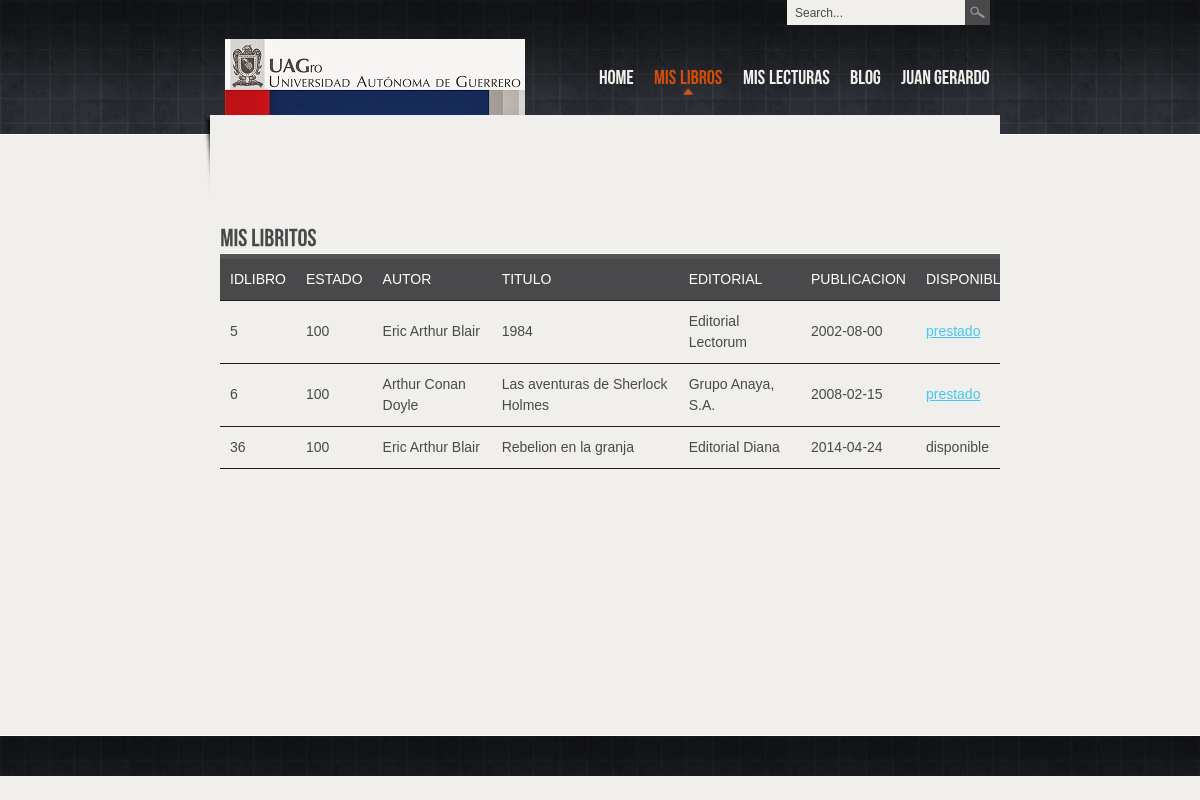
/libros.php (signed in), run on the app's committed database.
### tables this page shows
CREATE TABLE IF NOT EXISTS `libro` (
  `idlibro` int(11) NOT NULL AUTO_INCREMENT,
  `estado` int(11) DEFAULT NULL,
  `idautor` int(11) DEFAULT NULL,
  `idpropietario` int(11) DEFAULT NULL,
  `ideditorial` int(11) DEFAULT NULL,
  `publicacion` date DEFAULT NULL,
  `disponible` tinyint(1) DEFAULT NULL,
  `titulo` varchar(100) DEFAULT NULL,
  PRIMARY KEY (`idlibro`),
  KEY `idx_libro` (`idautor`),
  KEY `idx_libro_0` (`idpropietario`),
  KEY `idx_libro_1` (`ideditorial`)
);

CREATE TABLE IF NOT EXISTS `autor` (
  `nombre` varchar(100) DEFAULT NULL,
  `pais` varchar(100) DEFAULT NULL,
  `nacimiento` date DEFAULT NULL,
  `fallecimiento` date DEFAULT NULL,
  `idautor` int(11) NOT NULL,
  PRIMARY KEY (`idautor`)
);

CREATE TABLE IF NOT EXISTS `editorial` (
  `ideditorial` int(11) NOT NULL AUTO_INCREMENT,
  `nombre` varchar(100) DEFAULT NULL,
  `ubicacion` varchar(100) DEFAULT NULL,
  `telefono` varchar(20) DEFAULT NULL,
  `web` varchar(100) DEFAULT NULL,
  PRIMARY KEY (`ideditorial`)
);

### libros.php (the view, shortened to what this page needs)
<?php require_once('Connections/coneccion.php'); ?>
<?php
$query_librosUsuario = "SELECT idlibro, estado,autor.nombre as autor, editorial.nombre as editorial, publicacion, disponible, titulo
FROM libro,autor,editorial
where
idpropietario = ". $_SESSION['idusuario']."
and   libro.idautor = autor.idautor
and   libro.ideditorial = editorial.ideditorial
"
;
$librosUsuario = mysql_query($query_librosUsuario, $coneccion) or die(mysql_error());
$row_librosUsuario = mysql_fetch_assoc($librosUsuario);
$totalRows_librosUsuario = mysql_num_rows($librosUsuario);
?>
<!DOCTYPE html PUBLIC "-//W3C//DTD XHTML 1.0 Strict//EN" "http://www.w3.org/TR/xhtml1/DTD/xhtml1-strict.dtd">
<html xmlns="http://www.w3.org/1999/xhtml" xml:lang="en" lang="en">
	<head>
		<link rel="stylesheet" href="css/style.css" type="text/css" media="screen" />
		<link rel="stylesheet" href="js/prettyPhoto/css/prettyPhoto.css" type="text/css" media="screen" />
		<link rel="stylesheet" type="text/css" media="screen" href="css/superfish-custom.css" />
        <link rel="stylesheet" href="css/jquery.tabs.css" type="text/css" media="print, projection, screen" />
	</head>
	<body>
		<div id="header">
		<div class="degree">
			<div class="wrapper">
				<a href="home.php"><img src="img/logo.png" alt="Logo" id="logo" /></a>
				<div class="top-search">
					<form  method="get" id="searchform" action="">
						<div>
							<input type="text" value="Search..." name="s" id="s" onfocus="defaultInput(this)" onblur="clearInput(this)" />
							<input type="submit" id="searchsubmit" value=" " />
						</div>
					</form>
				</div>
				<div id="nav-holder">
					<ul id="nav" class="sf-menu">
						<li> <a href="home.php">HOME</a>
						</li>
						<li  class="current_page_item"><a href="libros.php">MIS LIBROS</a>
						</li>
						<li><a href="lecturas.php">MIS LECTURAS</a>
						</li>
						<li ><a href="blogs.php">BLOG</a>
						</li>
						<li><a href="about.php?idusuario=<?php echo $_SESSION['idusuario'];?>"> <?php echo $_SESSION['nombre'];?></a>
						</li>
					</ul>
				</div>
			</div>
		</div>
		</div>
		<div id="main">
		  <div class="wrapper">
				<div class="content">
					<div class="title-holder"></div>
						<div class="page-content">
<div class="one-half last"><br/>
<?php
if($totalRows_librosUsuario != 0 )
{
?>
<h4>Mis libritos</h4>
<table cellspacing="0" cellpadding="0" border="0">
<tbody>
  <tr>
    <th>idlibro</th>
    <th>estado</th>
    <th>autor</th>
    <th>titulo</th>
    <th>editorial</th>
    <th>publicacion</th>
    <th>disponible</th>
  </tr>
  <?php do { ?>
    <tr>
      <td><?php echo $row_librosUsuario['idlibro']; ?></td>
      <td><?php echo $row_librosUsuario['estado']; ?></td>
      <td><?php echo $row_librosUsuario['autor']; ?></td>
      <td><?php echo $row_librosUsuario['titulo']; ?></td>
      <td><?php echo $row_librosUsuario['editorial']; ?></td>
      <td><?php echo $row_librosUsuario['publicacion']; ?></td>
      <td><?php
	  if($row_librosUsuario['disponible'] == 1)
	  echo 'disponible';
	  else
	  echo '<a href="detalleLibro.php?idlibro='.$row_librosUsuario['idlibro'].'">prestado</a>'
	  ?></td>
    </tr>
    <?php } while ($row_librosUsuario = mysql_fetch_assoc($librosUsuario));
	?>
	</tbody>
</table>
<?php
}else{
echo '<h4>No tienes libros registrados!</h4>';
echo '<br></br>';
echo '<p><a href="agregarLibro.php" class="link-button"><span>Agregar un Nuevo Libro</span></a></p>';
}
?>
						</div>
				  </div>
			</div>
		  </div>
	</div>
		<div id="footer">
		<div class="degree">
</div>
		</div>
	</body>
</html>

### css/style.css (style rules this page uses)
body { line-height: 1; color: #49494b; background: #f0efeb; font-family: Tahoma, Arial, Helvetica, sans-serif; font-size: 14px; font-size: 14px; text-align: justify; width: auto; }
a { color: #42c8f4; }
h4 { font-size: 24px; }
h1, h2, h3, h4, h5, h6 { margin-bottom: .0em; }
#header #main, #footer, #bottom { width: 100%; }
#header { height: 134px; background: #e5e3dc url(../img/bgs/webtreats/webtreats_blue_creme_pattern_87.jpg); border-bottom: 1px solid #fff; }
#home-header .degree, #header .degree { background:url(../img/top-degree.png) repeat-x; height: 100%; width: 100%; }
.wrapper { width: 800px; margin: 0 auto; position: relative; }
#logo { position: absolute; top:39px; left: 25px; }
.top-search { position: absolute; top:0px; right: 10px; }
.one-half, .one-third, .two-third, .three-fourth, .one-fourth { float:left; margin-right:20px; position:relative; }
.one-half { width: 800; }
.last { clear:right; margin-right:0 !important; }
.content { position: relative; overflow: hidden; top: -20px; min-height: 600px; line-height: 1.5em; }
.page-content { width: 800px; margin-left: 20px; margin-right: 20px; overflow: hidden; }
table, td, th { vertical-align:middle; }
table { border-collapse:separate; border-spacing:0; border-top:1px solid white; margin-bottom:28px; width:100%; text-align: left; }
th { border-top:5px solid #555555; color: #ffffff; padding:10px; text-transform:uppercase; background-color: #49494b; }
td { padding:10px; }
td, th { border-bottom: 1px solid #1f1f1f; }
#searchform #s { color: #49494b; font-size: 12px; width: 160px; height: 21px; margin: 0px 0px 5px 0px; padding: 2px 35px 2px 8px; border: 0; background: #f0efeb; }
#searchform #searchsubmit { position: absolute; top: 0px; right: 0px; width: 25px; height: 25px; border: 0px; background: url(../img/sprites.png) no-repeat transparent 0px 0px; }
#nav-holder { width: 700px; position: absolute; top:68px; right: 10px; font-size: 20px; }
#nav { display: block; float: right; }
#nav li { display: block; float: left; padding-left: 20px; }
#nav li:first-child { padding-left: 0px; }
#nav li a { color: #f0efeb; text-decoration: none; padding-bottom: 5px; }
#nav>li>a:hover, #nav>li.current_page_item>a { color: #d24c0a; background: url(../img/sprites.png) no-repeat center -51px; }
.title-holder { display: block; overflow: hidden; position: relative; width: 1000px; height: 82px; background: url(../img/title-bg.png) no-repeat ; margin-bottom: 10px; line-height: 1em; }
#footer { position: relative; width: 100%; background: #e5e3dc url(../img/bgs/webtreats/webtreats_blue_creme_pattern_87.jpg); border-top: 1px solid #fff; }
#footer .degree { background:url(../img/top-degree.png) repeat-x; height: 100%; width: 100%; padding-top: 20px; padding-bottom: 20px; }

### css/superfish-custom.css (style rules this page uses)
.sf-menu, .sf-menu * { margin: 0; padding: 0; list-style: none; }
.sf-menu { line-height: 1.0; }
.sf-menu li { float: left; position: relative; }
.sf-menu a { display: block; position: relative; }

### data on the page
libro: idlibro "5", estado "100", idautor.nombre "Eric Arthur Blair", titulo "1984", ideditorial.nombre "Editorial Lectorum", publicacion "2002-08-00"
libro: idlibro "6", estado "100", idautor.nombre "Arthur Conan Doyle", titulo "Las aventuras de Sherlock Holmes", ideditorial.nombre "Grupo Anaya, S.A.", publicacion "2008-02-15"
libro: idlibro "36", estado "100", idautor.nombre "Eric Arthur Blair", titulo "Rebelion en la granja", ideditorial.nombre "Editorial Diana", publicacion "2014-04-24", disponible "disponible"
